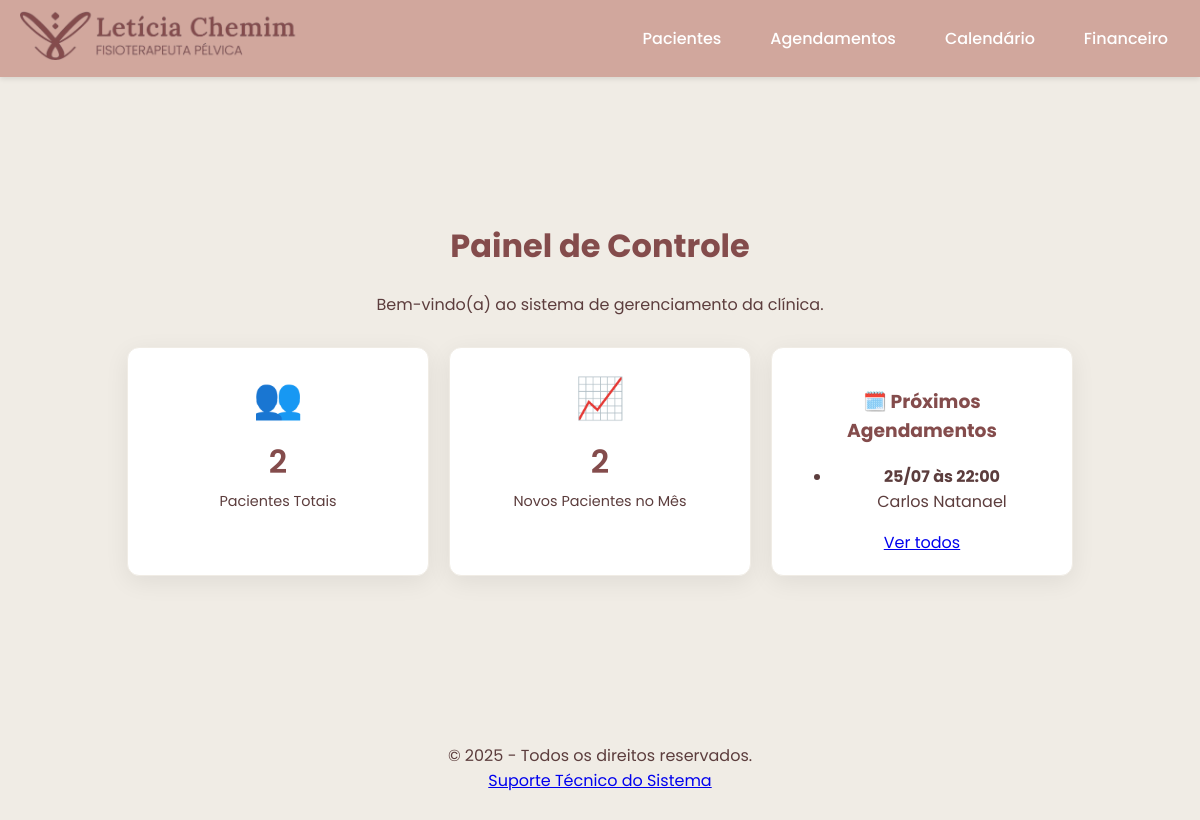
Before: / with the older database file.
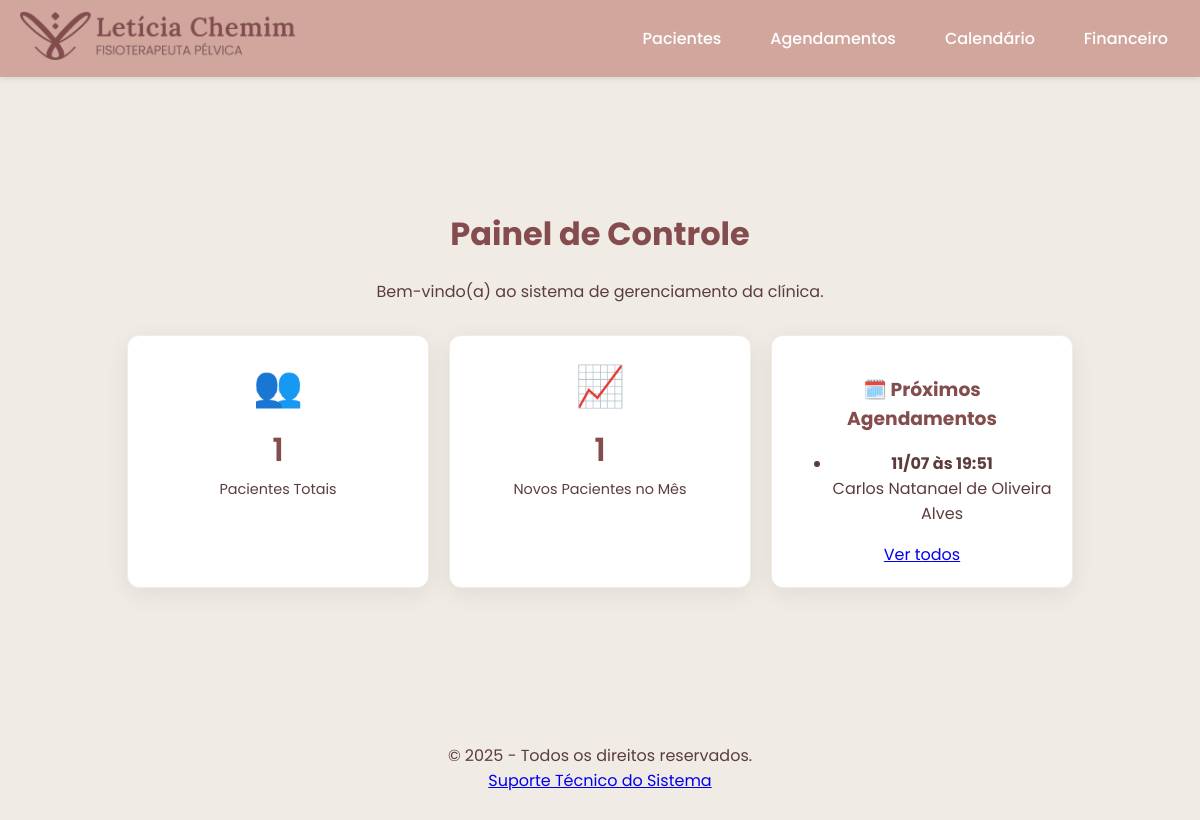
After: the same page with the newer database file.
### tables this page shows
CREATE TABLE agendamentos (
        id INTEGER PRIMARY KEY AUTOINCREMENT,
        paciente_id INTEGER NOT NULL,
        data_hora TEXT NOT NULL,
        status TEXT NOT NULL,
        FOREIGN KEY (paciente_id) REFERENCES pacientes (id) ON DELETE CASCADE
    );

CREATE TABLE pacientes (
        id INTEGER PRIMARY KEY AUTOINCREMENT,
        nome TEXT NOT NULL,
        data_nascimento TEXT NOT NULL,
        email TEXT NOT NULL,
        telefone TEXT NOT NULL,
        endereco TEXT,
        plano_id INTEGER,
        data_cadastro TIMESTAMP DEFAULT CURRENT_TIMESTAMP,
        FOREIGN KEY (plano_id) REFERENCES planos (id)
    );

### app.py (the view)
@app.route('/')
def home():
    db = get_db()
    total_pacientes = db.execute('SELECT COUNT(id) FROM pacientes').fetchone()[0] or 0
    mes_atual = date.today().strftime('%Y-%m')
    novos_pacientes_mes = db.execute("SELECT COUNT(id) FROM pacientes WHERE strftime('%Y-%m', data_cadastro) = ?", (mes_atual,)).fetchone()[0] or 0
    agora = datetime.now().strftime('%Y-%m-%dT%H:%M')
    proximos_agendamentos = db.execute("""
        SELECT a.data_hora, p.nome as paciente_nome FROM agendamentos a
        JOIN pacientes p ON a.paciente_id = p.id
        WHERE a.data_hora >= ? ORDER BY a.data_hora ASC LIMIT 5
    """, (agora,)).fetchall()
    agendamentos_formatados = [dict(ag, data_hora_formatada=datetime.fromisoformat(ag['data_hora']).strftime('%d/%m às %H:%M')) for ag in proximos_agendamentos]
    return render_template('home.html', total_pacientes=total_pacientes, novos_pacientes_mes=novos_pacientes_mes, proximos_agendamentos=agendamentos_formatados)

### app.py (called while the page is built)
@app.context_processor
def inject_year():
    return {'current_year': datetime.now().year}

def get_db():
    db = getattr(g, '_database', None)
    if db is None:
        db = g._database = sqlite3.connect(DATABASE)
        db.row_factory = sqlite3.Row
    return db

@app.teardown_appcontext
def close_connection(exception):
    db = getattr(g, '_database', None)
    if db is not None:
        db.close()

### templates/home.html (shortened to what this page needs)
{% extends "base.html" %}
{% block content %}
<div class="dashboard-container">
    <h1>Painel de Controle</h1>
    <p>Bem-vindo(a) ao sistema de gerenciamento da clínica.</p>
    <div class="dashboard-menu">
        <div class="menu-card-static">
            <div class="card-icon">👥</div>
            <div class="card-title">{{ total_pacientes }}</div>
            <div class="card-description">Pacientes Totais</div>
        </div>
        <div class="menu-card-static">
            <div class="card-icon">📈</div>
            <div class="card-title">{{ novos_pacientes_mes }}</div>
            <div class="card-description">Novos Pacientes no Mês</div>
        </div>
        <div class="menu-card-dynamic">
            <h3 class="dynamic-card-title">🗓️ Próximos Agendamentos</h3>
            <ul class="appointment-list">
                {% for agendamento in proximos_agendamentos %}
                    <li>
                        <strong>{{ agendamento.data_hora_formatada }}</strong><br>
                        {{ agendamento.paciente_nome }}
                    </li>
                {% else %}
                    <li>Nenhum agendamento próximo.</li>
                {% endfor %}
            </ul>
             <a href="{{ url_for('ver_agendamentos') }}" class="card-link">Ver todos</a>
        </div>
    </div>
</div>
{% endblock %}

Changed rows visible on the page:
changed agendamentos: data_hora_formatada "25/07 às 22:00" → "11/07 às 19:51"; paciente_nome "Carlos Natanael" → "Carlos Natanael de Oliveira Alves"
Other visible differences:
{{ total_pacientes }}: "2" → "1"
{{ novos_pacientes_mes }}: "2" → "1"
